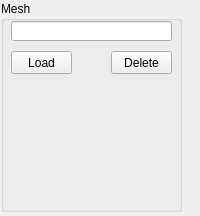
<?xml version="1.0" encoding="UTF-8"?>
<ui version="4.0">
 <class>toolTabInfoBox</class>
 <widget class="QWidget" name="toolTabInfoBox">
  <property name="geometry">
   <rect>
    <x>0</x>
    <y>0</y>
    <width>200</width>
    <height>216</height>
   </rect>
  </property>
  <property name="windowTitle">
   <string>Form</string>
  </property>
  <widget class="QGroupBox" name="meshGroup">
   <property name="geometry">
    <rect>
     <x>1</x>
     <y>1</y>
     <width>181</width>
     <height>211</height>
    </rect>
   </property>
   <property name="title">
    <string>Mesh</string>
   </property>
   <widget class="QLineEdit" name="fileNameLine">
    <property name="geometry">
     <rect>
      <x>10</x>
      <y>20</y>
      <width>161</width>
      <height>20</height>
     </rect>
    </property>
    <property name="text">
     <string/>
    </property>
   </widget>
   <widget class="QPushButton" name="loadButton">
    <property name="geometry">
     <rect>
      <x>10</x>
      <y>50</y>
      <width>61</width>
      <height>23</height>
     </rect>
    </property>
    <property name="text">
     <string>Load</string>
    </property>
   </widget>
   <widget class="QPushButton" name="deleteButton">
    <property name="geometry">
     <rect>
      <x>110</x>
      <y>50</y>
      <width>61</width>
      <height>23</height>
     </rect>
    </property>
    <property name="text">
     <string>Delete</string>
    </property>
   </widget>
   <widget class="toolTabShortInfoBox" name="infoBox" native="true">
    <property name="geometry">
     <rect>
      <x>10</x>
      <y>80</y>
      <width>161</width>
      <height>121</height>
     </rect>
    </property>
   </widget>
  </widget>
 </widget>
 <customwidgets>
  <customwidget>
   <class>toolTabShortInfoBox</class>
   <extends>QWidget</extends>
   <header location="global">GUI/tooltabshortinfobox.h</header>
   <container>1</container>
  </customwidget>
 </customwidgets>
 <resources/>
 <connections/>
</ui>
